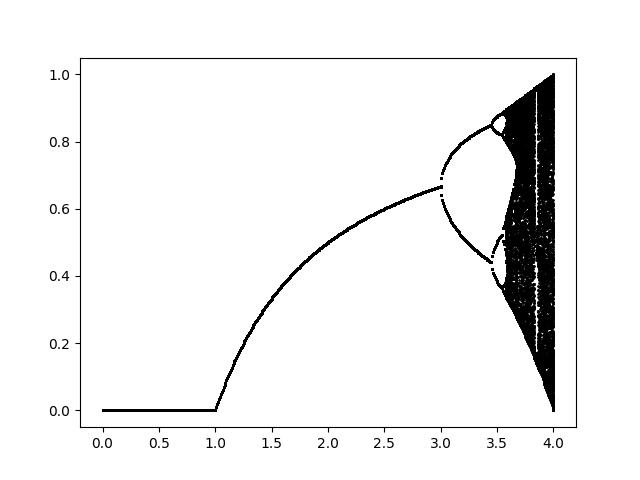

Python code for this plot:
#!/bin/python3
"""
Draw a Feigenbaum diagram that results from solving the logistic equation.
(Optional: Implement a function that allows you to zoom into the Feigenbaum diagram)
"""

import numpy as np
import matplotlib.pyplot as plt

# Meshgrid version
# ----------------
def LogisticsEqMeshgrid(a: np.ndarray, x: np.ndarray):
    # make 1000 iterations
    for _ in range(1000):
        x = a * x * (1 - x)
    return x


aListLen = 500
xListLen = 500

aList = np.linspace(0.0, 4, aListLen)
xList = np.linspace(0.1, 0.9, xListLen)

A, X = np.meshgrid(aList, xList)

# print(A)
# print(X)

feigenbaum = LogisticsEqMeshgrid(A, X)
# print(feigenbaum)

nplot = xListLen // 2  # do not plot the initial transition

fig, ax = plt.subplots()
# ax.set_xlim(0, 4)
# ax.set_ylim(0, 1)

for i in range(len(aList)):
    ax.scatter(
        aList[i] * np.ones_like(feigenbaum[nplot:, i]),
        feigenbaum[nplot:, i],
        s=1,
        c="#000000",
    )

plt.plot()
plt.savefig("feigenbaum_meshgrid.jpg")
plt.show()
